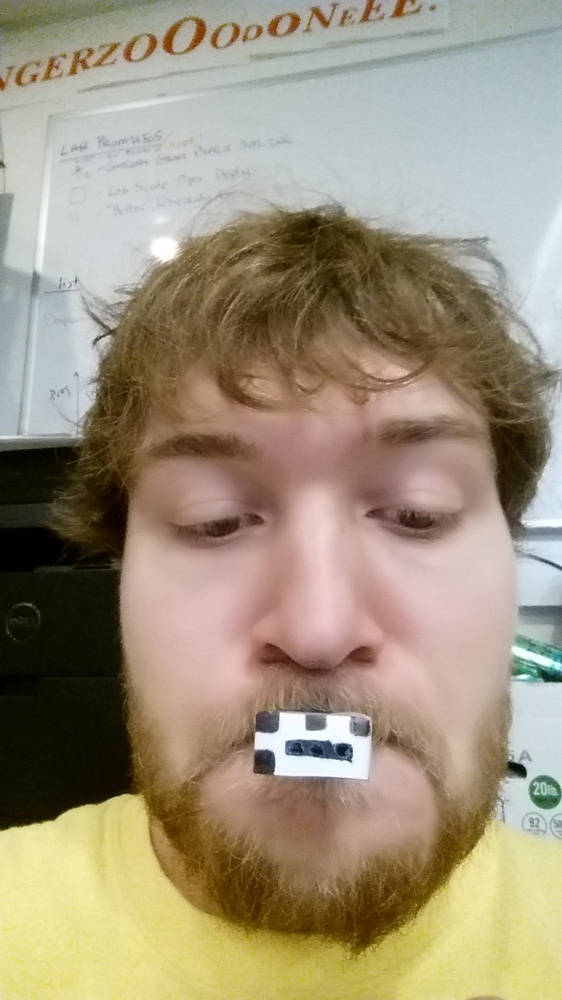
#> input picture software/imageProc/image.jpg, 562 x 1000 px, shrunk from 1080 x 1920 before the run
$ python key.py
#> lines starting #> are read from the running program, lines starting #| are printed output that depends on the picture
#> in match, img is the input picture: shape (1000, 562, 3); mean B, G, R 124.6, 147.3, 159.4
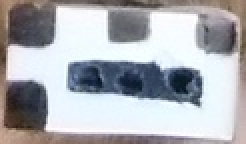
#> input picture software/imageProc/template.jpg, 123 x 72 px, shrunk from 237 x 138 before the run (shown 2 times larger)
#> in match, temp is the input picture: shape (72, 123, 3); mean B, G, R 179.2, 173.8, 171.9
#!/usr/bin/python

import cv2
import numpy as np
import itertools
import sys

def findKeyPoints(img, template, distance=200):
#> called with distance = 200
    detector = cv2.FeatureDetector_create("SIFT")
    descriptor = cv2.DescriptorExtractor_create("SIFT")

    skp = detector.detect(img)
#> skp = 1029 keypoints; strongest (x, y, size): (343, 751, 11.7), (296, 748, 11.8), (518, 770, 10.1), (319, 750, 12.7)
    skp, sd = descriptor.compute(img, skp)

    print('find')
    tkp = detector.detect(template)
#> tkp = 76 keypoints; strongest (x, y, size): (91, 42, 11.7), (45, 39, 11.8), (68, 40, 12.7), (14, 52, 13.6)
    tkp, td = descriptor.compute(template, tkp)
    flann_params = dict(algorithm=1, trees=4)
    flann = cv2.flann_Index(sd, flann_params)
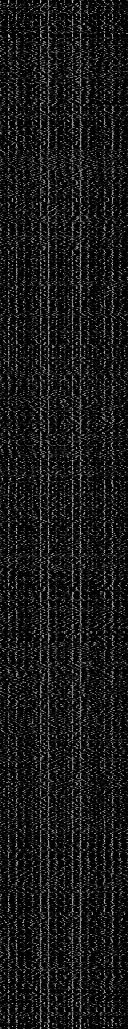
#> sd: shape (1029, 128) float32; min 0, max 205, mean 24.8
    idx, dist = flann.knnSearch(td, 1, params={})
#> idx = 76 values, max 984 at index 46, min 9 at index 3, mean 557.2; dist = 76 values, max 206413 at index 12, min 254 at index 15, mean 42328.6
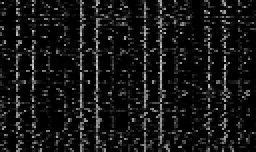
#> td: shape (76, 128) float32 (shown 2 times larger); min 0, max 207, mean 21.4
    del flann

    dist = dist[:,0]/2500.0
#> dist = 76 values, max 82.57 at index 12, min 0.102 at index 15, mean 16.93
    dist = dist.reshape(-1,).tolist()
    idx = idx.reshape(-1).tolist()
    indices = range(len(dist))
#> (the run stopped early here; a loop or call above may not have finished)
